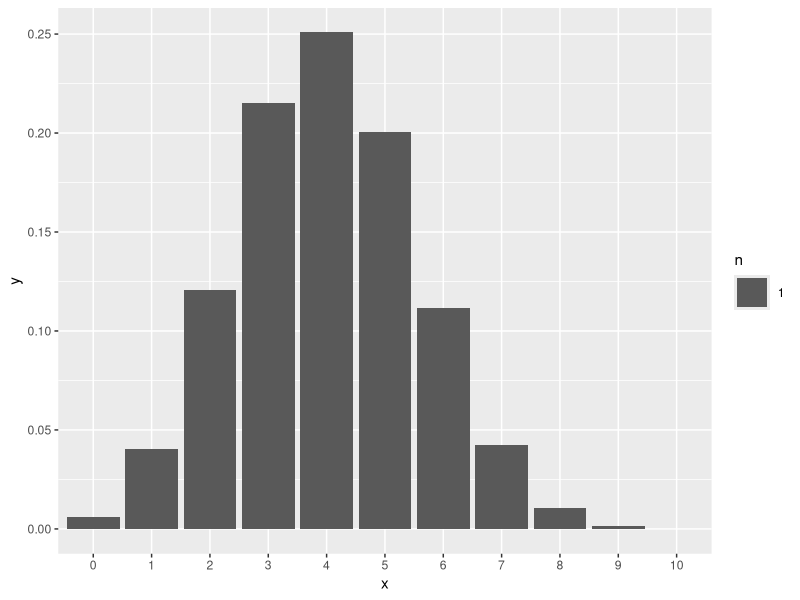

Reproduce this figure in R.
library(magrittr)
library(ggplot2)

# Eine Urne enthält 4 schwarze, 3 rote und 3 weisse Kugeln. Es wird 10-mal mit
# Zurücklegen gezogen. Wie wahrscheinlich ist es, genau 5 schwarze Kugeln zu ziehen? 
p <- 4 / (3+3+4)

data.frame(x = factor(0:10), y = dbinom(0:10, 10, p)) %>% 
  ggplot(aes(x = x, y = y)) +
  stat_sum(geom = "bar")

p

dbinom(5, 10, p)

# 2. Ein fairer Würfel wird 36 mal geworfen. Berechne die Wahrscheinlichkeit dafür, dass die
# Augenzahl 6 in der erwarteten Anzahl, also 6-mal, eintritt.

p <- 1/6

dbinom(6, 36, p)

# Der Anteil der Nichtschwimmer an einer Schule beträgt 10%. In einer Klasse werden vier
# Schüler zufällig ausgewählt.
# Wie gross ist die Wahrscheinlichkeit dafür, dass genau einer der Schüler Nichtschwimmer
# ist?

dbinom(1, 4, 0.1)

# 
# In einem Keller sind alte Weine gelagert; man weiss, dass im Durchschnitt 20% davon
# nicht mehr geniessbar sind. Wie gross ist die Wahrscheinlichkeit, dass

# a) von zehn Flaschen acht noch geniessbar sind,
dbinom(8, 10, .8)


# b) von 20 Flaschen 16 noch geniessbar sind. 
dbinom(16, 20, 0.8)


 
# Der Computer eines Heiratsvermittlungsbüros kombiniert aus den Interessenten
# "Traumpaare". Längere Beobachtungen haben ergeben, dass 30% der "Produktion"
# unbrauchbar ist. Man lässt nun den Computer 10 Paare zusammenstellen. Wie gross ist
# die Wahrscheinlichkeit, dass genau 7 gute Paare entstanden sind? 

dbinom(7, 10, .7)




# Angenommen, wir werfen einen Würfel zehn mal, und notieren die Anzahl der Sechsen,
# die wir werfen (eine Sechs ist also ein "Treffer").

p <- 1/6

# b) Wie hoch ist die Wahrscheinlichkeit für zwei Sechser?

dbinom(2, 10, p)

# c) Wie hoch ist die Wahrscheinlichkeit für höchstens einen Sechser?

pbinom(1, 10, p)


# d) Wie hoch ist die Wahrscheinlichkeit für mindestens zwei Sechser?

1 - pbinom(1, 10, p)



# Bei einer Versicherung gehen pro Tag durchschnittlich 3 Schadensmeldungen wegen Autounfällen ein.
#
# b) Wie hoch ist die Wahrscheinlichkeit, dass genau die 3 erwarteten Schadensmeldungen eintreten?

dpois(3, lambda = 3)

# c) Mit welcher Wahrscheinlichkeit gehen zwei bis vier Schadensmeldungen ein?

lower <- ppois(1, 3)
upper <- ppois(4, 3, lower.tail = FALSE)
1 - (lower+upper)

ppois(1, lambda = 3, lower.tail = FALSE) - ppois(4, lambda = 3, lower.tail = FALSE)

# d) Wie hoch ist die Wahrscheinlichkeit, dass mindestens eine Schadensmeldung hereinkommt?

1 - ppois(0, lambda = 3)

# e) Welche Verteiung hat die Anzahl der Schadensmeldung pro Arbeitswoche (5 Tage)?





